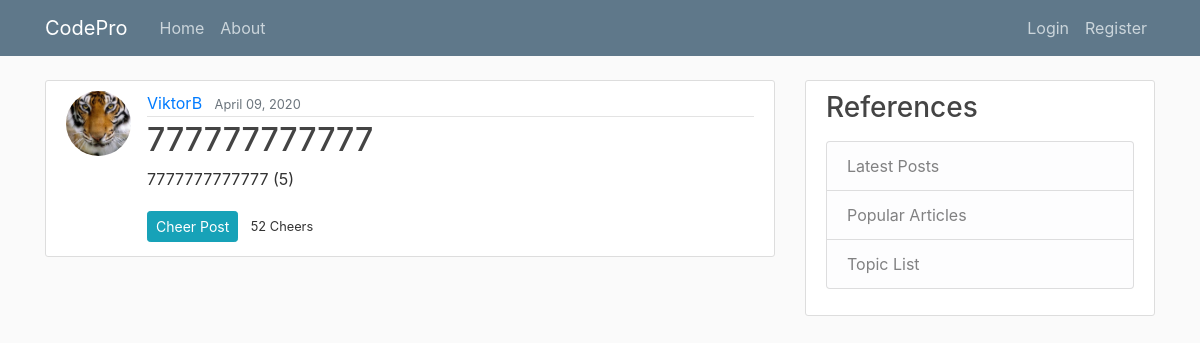
Before: /post/22/ with the older database file.
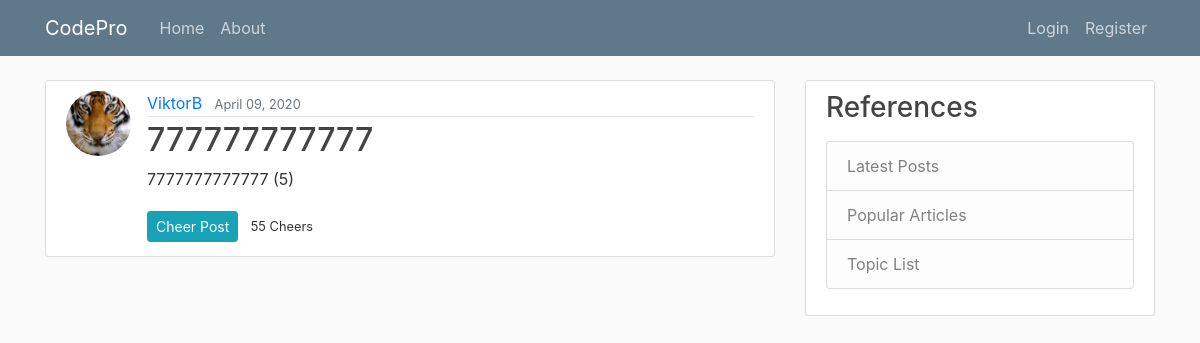
After: the same page with the newer database file.
### blog/models.py (models this page shows, shortened)
class Post(models.Model):
    title = models.CharField(max_length=100)
    content = models.TextField()
    date_posted = models.DateTimeField(default=timezone.now)
    author = models.ForeignKey(User, on_delete=models.CASCADE)
    likes = models.IntegerField()

### users/models.py (models this page shows, shortened)
class Profile(models.Model):
    user = models.OneToOneField(User, on_delete=models.CASCADE)
    image = models.ImageField(default='default.jpg', upload_to='profile_pics')
    about_info = models.TextField(default="Hi! I am a fellow Python programmer.")

### blog/views.py (the view)
# urls.py: path('post/<int:pk>/', PostDetailView.as_view(), name='post-detail'),
class PostDetailView(DetailView):
    model = Post

### blog/templates/blog/post_detail.html (shortened to what this page needs)
{% extends "blog/base.html" %}
{% block content %}
<article class="media content-section">
  <img class="rounded-circle article-img" src="{{ object.author.profile.image.url }}">
<div class="media-body">
<div class="article-metadata">
  <a class="mr-2" href="{% url 'user-posts' object.author.username %}">{{ object.author }}</a>
  <small class="text-muted">{{ object.date_posted|date:"F d, Y"}}</small>
</div>
<h2 class="article-title">{{ object.title }}</h2>
<p class="article-content">{{ object.content }}</p>
<div>
  <a class="btn btn-info btn-sm mt-1 mb-1 mr-2" href="{% url 'like' object.id %}">Cheer Post</a>
  <small class="article content mt-1 mb-1 mr-2">{{ object.likes}} Cheers</small>
</div>
</div>
</article>
{% endblock content %}

Changed rows visible on the page:
changed Post "ViktorB": likes "52" → "55"
